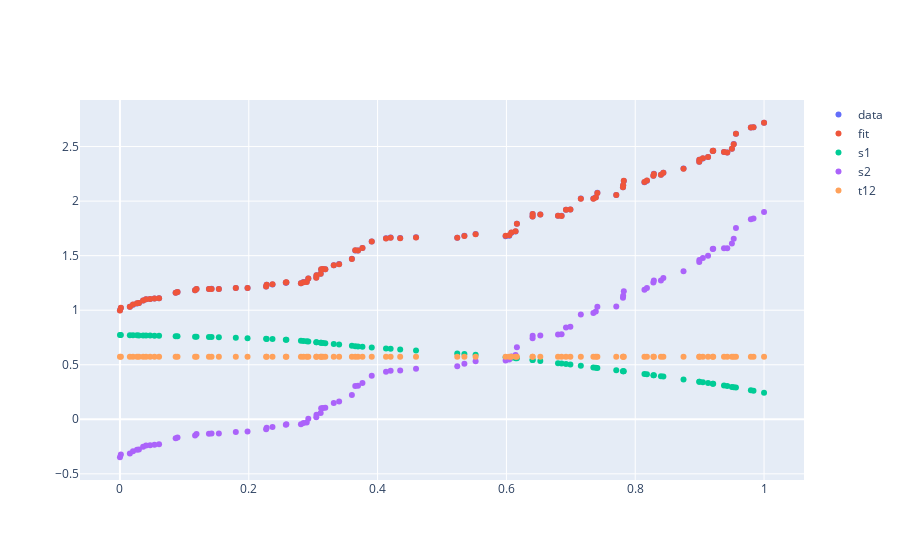

The notebook cell saved with this chart:
### Code cell
d = {"x":Xtrain[:,0], "y":ytrain, "yp": M2.basis @ M2.coef_, "yp_1":M2.smooths["s(1)"].basis @ M2.smooths["s(1)"].coef_, "yp_2":M2.smooths["s(2)"].basis @ M2.smooths["s(2)"].coef_,
     "yp_3":M2.smooths["t(1,2)"].basis @ M2.smooths["t(1,2)"].coef_}
df = pd.DataFrame(d)

fig = go.Figure()
fig.add_trace(go.Scatter(x=d["x"], y=ytrain, mode="markers", name="data"))
fig.add_trace(go.Scatter(x=d["x"], y=d["yp"], mode="markers", name="fit"))
fig.add_trace(go.Scatter(x=d["x"], y=d["yp_1"], mode="markers", name="s1"))
fig.add_trace(go.Scatter(x=d["x"], y=d["yp_2"], mode="markers", name="s2"))
fig.add_trace(go.Scatter(x=d["x"], y=d["yp_3"], mode="markers", name="t12"))
# fig = M2.plot_confidence_intervals(fig=fig, X=Xtrain, y=ytrain)
fig.show()
